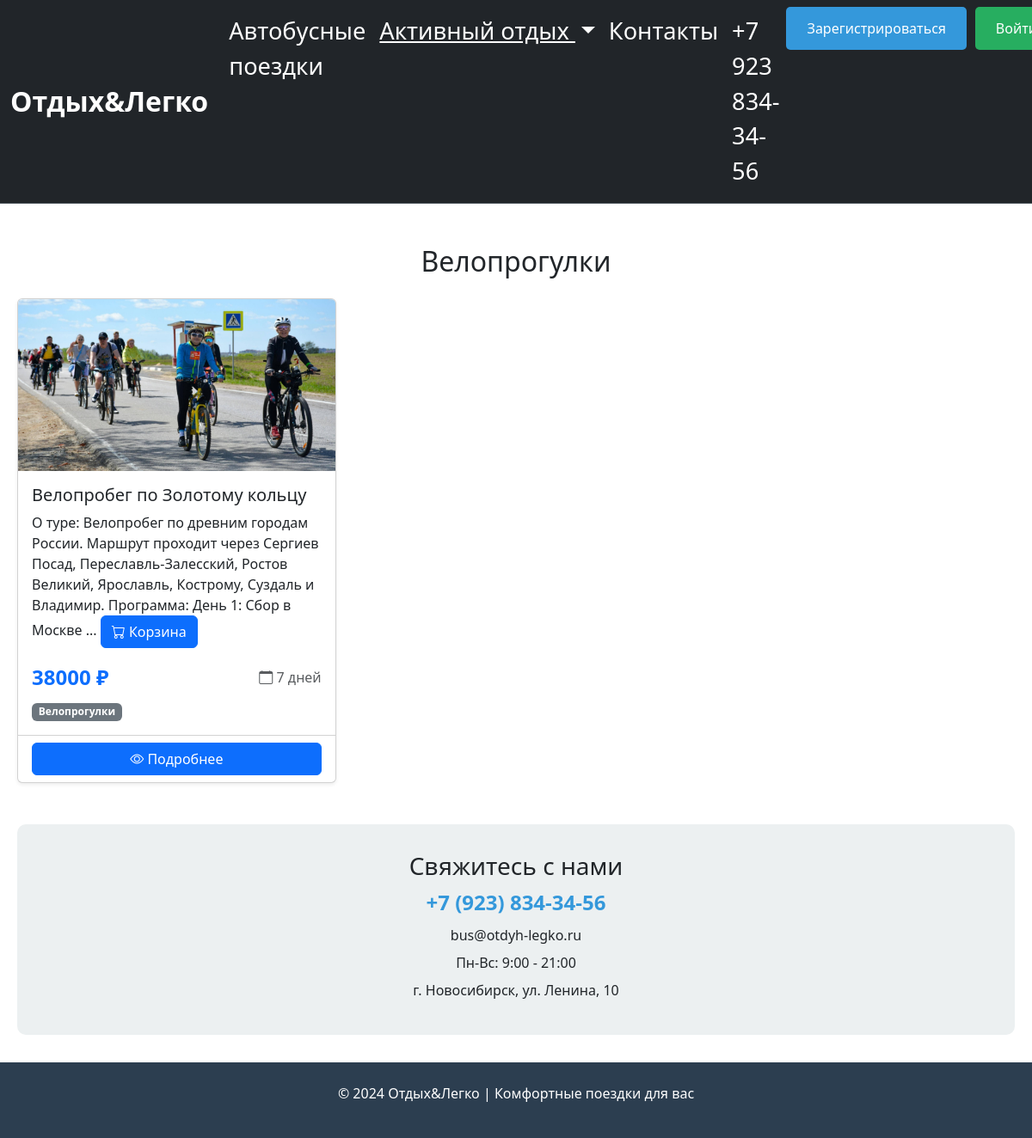
Screenshot of /tours/active/biking with the database file from the repository.
### data/tours.py (models this page shows, shortened)
class Category(SqlAlchemyBase, SerializerMixin):
    __tablename__ = 'category'
    id = sqlalchemy.Column(sqlalchemy.Integer,
                           primary_key=True,
                           autoincrement=True)
    name = sqlalchemy.Column(sqlalchemy.String,
                             nullable=True)
    tours = orm.relationship("Tours", cascade="all, delete", back_populates='category')

class Tours(SqlAlchemyBase, SerializerMixin):
    __tablename__ = 'tours'
    id = sqlalchemy.Column(sqlalchemy.Integer,
                           primary_key=True, autoincrement=True)
    category_id = sqlalchemy.Column(sqlalchemy.Integer,
                                    sqlalchemy.ForeignKey("category.id"))
    title = sqlalchemy.Column(sqlalchemy.String,
                              nullable=True)
    content = sqlalchemy.Column(sqlalchemy.TEXT,
                                nullable=True)
    is_published = sqlalchemy.Column(sqlalchemy.Boolean,
                                     default=True)
    free_pl = sqlalchemy.Column(sqlalchemy.Integer)
    duration = sqlalchemy.Column(sqlalchemy.Integer, default=3)
    price = sqlalchemy.Column(sqlalchemy.Integer, default=10000)
    img = sqlalchemy.Column(sqlalchemy.String,
                            nullable=False)
    user_id = sqlalchemy.Column(sqlalchemy.Integer, sqlalchemy.ForeignKey("users.id"))
    category = orm.relationship("Category", back_populates='tours')
    cart_items = orm.relationship('CartItem', back_populates='tour', cascade='all, delete-orphan')
    author = orm.relationship("Users", foreign_keys=[user_id], backref='created_tours')

### main.py (the view)
@app.route('/tours/active/biking')
def active_biking():
    db_sess = db_session.create_session()
    category = db_sess.query(Category).filter(Category.name == 'Велопрогулки').first()
    if category:
        tours = db_sess.query(Tours).filter(Tours.category_id == category.id).all()
    else:
        tours = []
    return render_template('all_tour.html',
                           title='Велопрогулки',
                           tours=tours,
                           current_category='Велопрогулки', active=True)

### data/db_session.py (called while the page is built)
def create_session() -> Session:
    global __factory
    return __factory()

### templates/all_tour.html (shortened to what this page needs)
{% extends "base.html" %}
{% block content %}
<div class="container my-5">
  <h2 class="text-center mb-4">{{ title if title else 'Наши туры' }}</h2>
  {% if tours %}
  <div class="row row-cols-1 row-cols-md-3 g-4">
    {% for tour in tours %}
    {% if not current_category or current_category == tour.category.name %}
    <div class="col">
      <div class="card h-100 shadow-sm">
        {% if tour.img %}
        <img src="{{ url_for('static', filename='img/' + tour.img) }}" class="card-img-top" alt="{{ tour.title }}" style="height: 200px; object-fit: cover;">
        {% else %}
        <img src="https://via.placeholder.com/300x200?text=Нет+фото" class="card-img-top" alt="Нет изображения" style="height: 200px; object-fit: cover;">
        {% endif %}
        <div class="card-body">
          <h5 class="card-title">{{ tour.title }}</h5>
          <div class="card-text">
            {% if tour.content %}
              {{ tour.content[:200]|safe if tour.content|length > 200 else tour.content|safe }}
              {% if tour.content|length > 200 %}...{% endif %}
            {% else %}
              <p class="text-muted">Описание временно недоступно</p>
            {% endif %}
            <button class="btn btn-primary" id="cartBtn">
              <i class="bi bi-cart"></i> Корзина
          </button>
          </div>
          <div class="d-flex justify-content-between align-items-center mt-3">
            <span class="text-primary fw-bold fs-4">{{ tour.price }} ₽</span>
            <span class="text-muted"><i class="bi bi-calendar"></i> {{ tour.duration }} дней</span>
          </div>
          {% if tour.category %}
          <div class="mt-2">
            <span class="badge bg-secondary">{{ tour.category.name }}</span>
          </div>
          {% endif %}
        </div>
        <div class="card-footer bg-transparent">
          <a href="/tour/inf/{{ tour.id }}" class="btn btn-primary w-100">
            <i class="bi bi-eye"></i> Подробнее
          </a>
        </div>
      </div>
    </div>
    {% endif %}
    {% endfor %}
  </div>
  {% endif %}
</div>
{% endblock %}

### templates/base.html (style rules this page uses)
.container { max-width: 1200px; margin: 0 auto; padding: 0 20px; }

### rows the page displays
Category: name "Велопрогулки"
Tours: img (picture), title "Велопробег по Золотому кольцу", content "О туре: Велопробег по древним городам России. Маршрут проходит через Сергиев Посад, Переславль-Залесский, Ростов Великий, Ярославль, Кострому, Суздаль и Владимир. Программа: День 1: Сбор в Москве", price "38000", duration "7", category.name "Велопрогулки"
